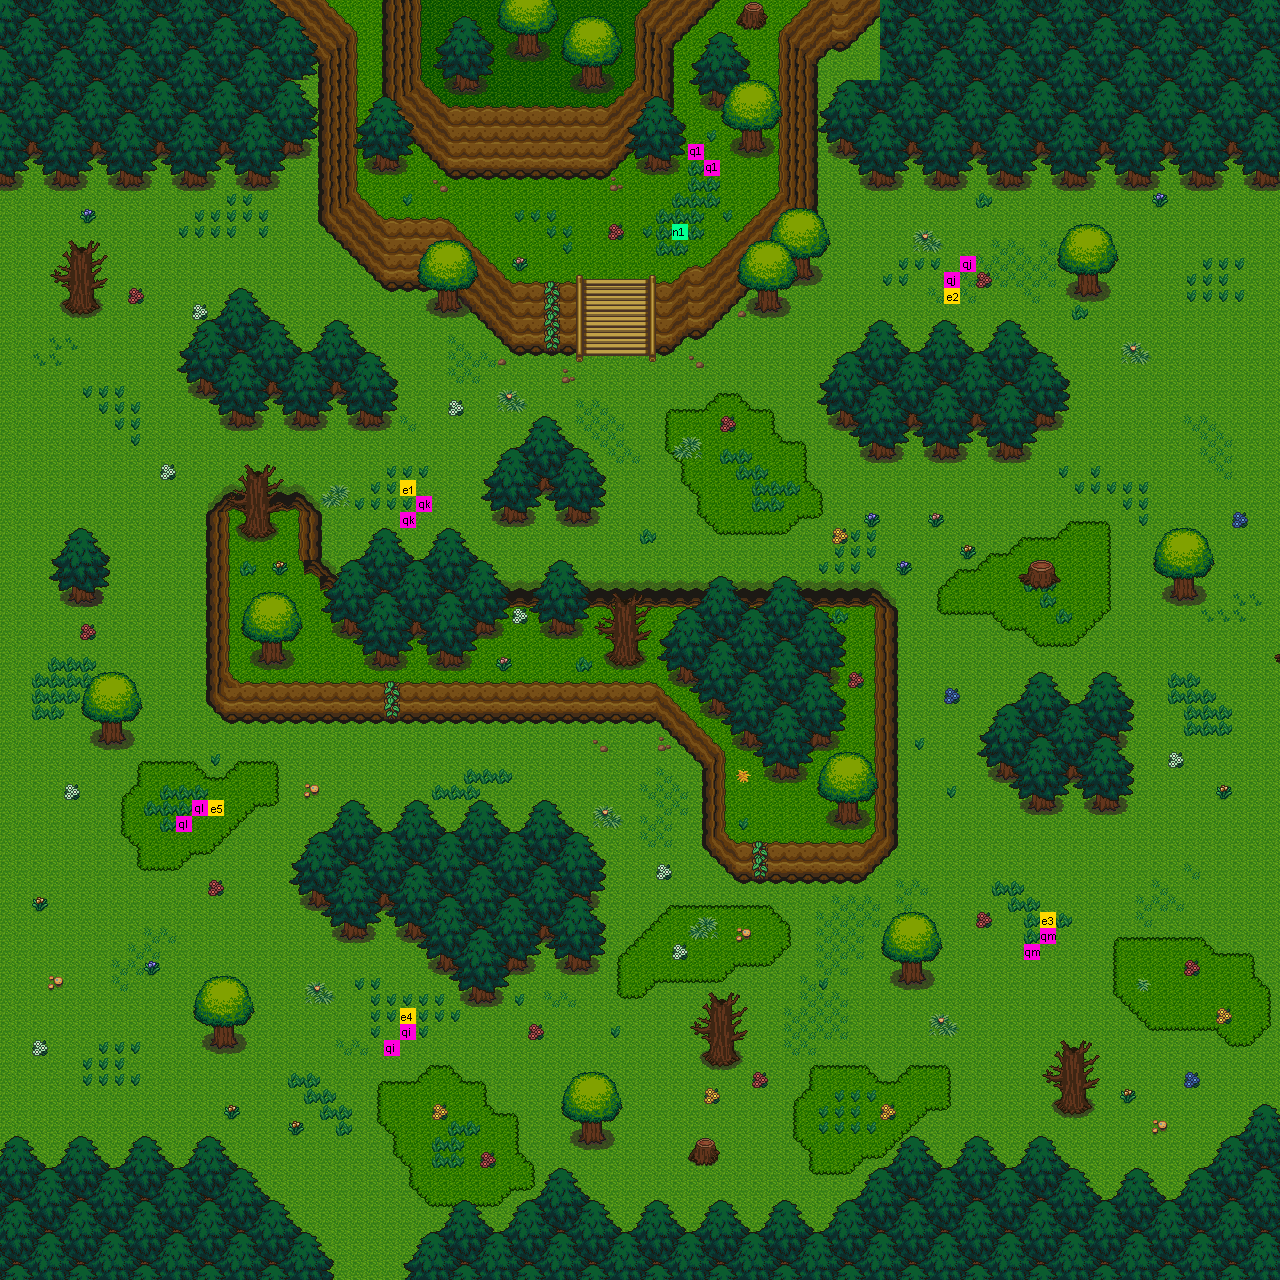

The image is a tile-based game level rendered from a .tmx file. Its description and source (layers, tilesets, objects; grid data summarised) follow:
An orthogonal 80x80 tile map with 16x16 px tiles, 7 tile layers (ground0, ground1, wall0, wall1, ...), 2 hidden layers not drawn, 9 tilesets.

<map version="1.0" orientation="orthogonal" renderorder="right-down" width="80" height="80" tilewidth="16" tileheight="16">
 <tileset firstgid="1" name="1" tilewidth="16" tileheight="16">
  <image source="../../tileset/v1.3/1.png" width="800" height="800" />
 </tileset>
 <tileset firstgid="2501" name="2" tilewidth="16" tileheight="16">
  <image source="../../tileset/v1.3/2.png" width="800" height="800" />
 </tileset>
 <tileset firstgid="5001" name="3" tilewidth="16" tileheight="16">
  <image source="../../tileset/v1.3/3.png" width="800" height="800" />
 </tileset>
 <tileset firstgid="7501" name="4" tilewidth="16" tileheight="16">
  <image source="../../tileset/v1.3/4.png" width="800" height="800" />
 </tileset>
 <tileset firstgid="10001" name="5" tilewidth="16" tileheight="16">
  <image source="../../tileset/v1.3/5.png" width="800" height="800" />
 </tileset>
 <tileset firstgid="12501" name="6" tilewidth="16" tileheight="16">
  <image source="../../tileset/v1.3/6.png" width="800" height="800" />
 </tileset>
 <tileset firstgid="15001" name="7" tilewidth="16" tileheight="16">
  <image source="../../tileset/v1.3/7.png" width="800" height="800" />
 </tileset>
 <tileset firstgid="17501" name="8" tilewidth="16" tileheight="16">
  <image source="../../tileset/v1.3/8.png" width="800" height="800" />
 </tileset>
 <tileset firstgid="20001" name="9" tilewidth="16" tileheight="16">
  <image source="../../tileset/v1.3/9.png" width="800" height="800" />
 </tileset>
 <layer name="ground0" width="80" height="80">
  <data>[6400 cells, 6387 non-empty, 3 distinct tile ids]</data>
 </layer>
 <layer name="ground1" width="80" height="80">
  <data>[6400 cells, 512 non-empty, 16 distinct tile ids]</data>
 </layer>
 <layer name="wall0" width="80" height="80">
  <data>[6400 cells, 934 non-empty, 200 distinct tile ids]</data>
 </layer>
 <layer name="wall1" width="80" height="80">
  <data>[6400 cells, 84 non-empty, 35 distinct tile ids]</data>
 </layer>
 <layer name="deco0" width="80" height="80">
  <data>[6400 cells, 798 non-empty, 101 distinct tile ids]</data>
 </layer>
 <layer name="deco1" width="80" height="80">
  <data>[6400 cells, 1884 non-empty, 95 distinct tile ids]</data>
 </layer>
 <layer name="ABOVE_OVERWRITE" width="80" height="80" visible="0" opacity="0.9">
  <data>[6400 cells, 0 non-empty, 0 distinct tile ids]</data>
 </layer>
 <layer name="COLLISION_OVERWRITE" width="80" height="80" visible="0">
  <data>[6400 cells, 0 non-empty, 0 distinct tile ids]</data>
 </layer>
 <layer name="SPOT" width="80" height="80">
  <data>[6400 cells, 18 non-empty, 12 distinct tile ids]</data>
 </layer>
</map>
